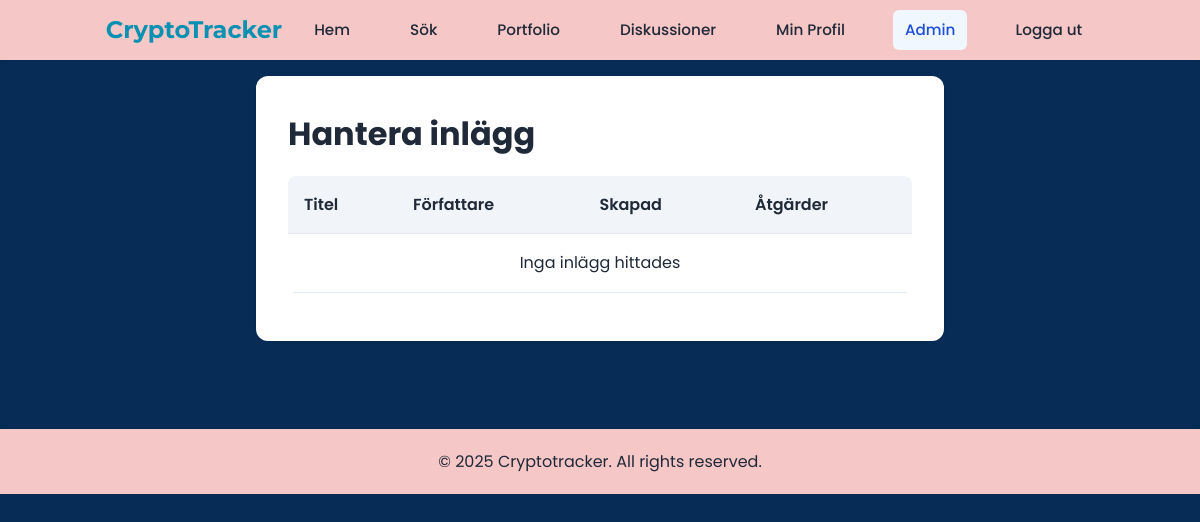
Before: /pages/admin/posts.php (signed in) with the older database file.
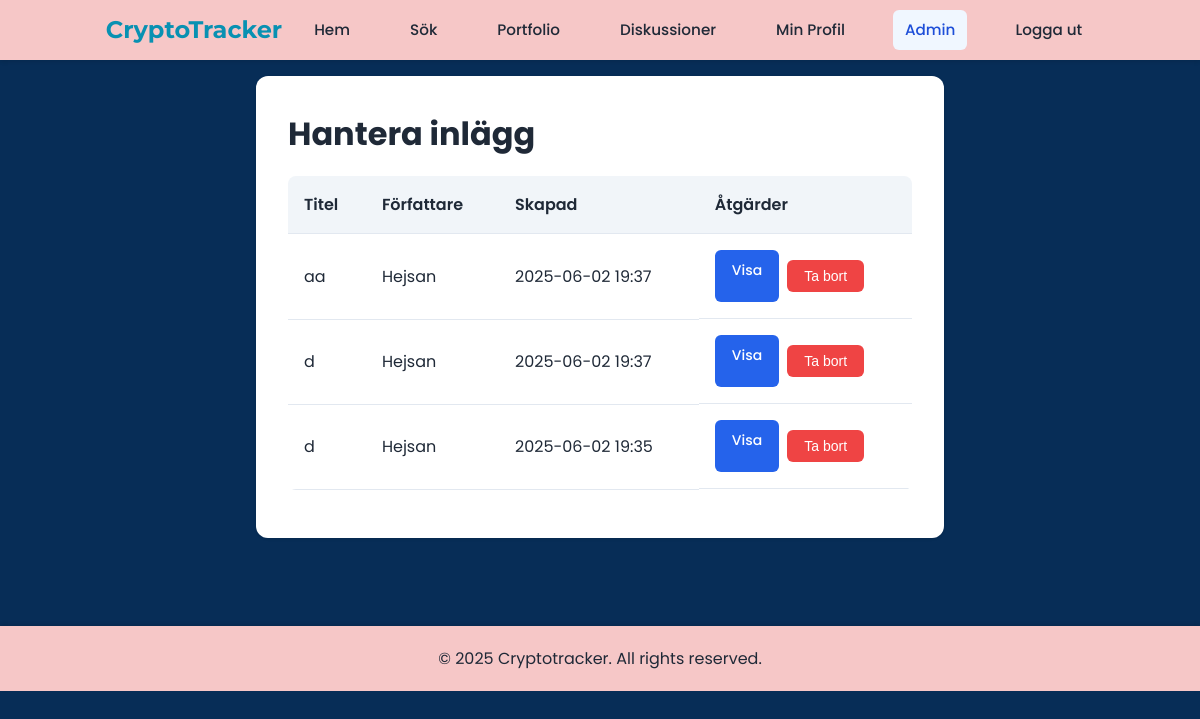
After: the same page with the newer database file.
### tables this page shows
CREATE TABLE posts (
    id INTEGER PRIMARY KEY AUTOINCREMENT,
    user_id INTEGER,
    crypto_symbol VARCHAR(10) NOT NULL,
    title VARCHAR(100) NOT NULL,
    content TEXT NOT NULL,
    image_url VARCHAR(255),
    created_at TIMESTAMP DEFAULT CURRENT_TIMESTAMP,
    FOREIGN KEY (user_id) REFERENCES users(id) ON DELETE CASCADE
);

CREATE TABLE users (
    id INTEGER PRIMARY KEY AUTOINCREMENT,
    username VARCHAR(50) UNIQUE NOT NULL,
    password VARCHAR(255) NOT NULL,
    email VARCHAR(100) UNIQUE NOT NULL,
    role VARCHAR(20) DEFAULT 'user',
    profile_image VARCHAR(255),
    created_at TIMESTAMP DEFAULT CURRENT_TIMESTAMP
, bio TEXT);

### pages/admin/posts.php (the view, shortened to what this page needs)
<?php
try {
    $db = new PDO('sqlite:' . __DIR__ . '/../../db/crypto_tracker.db');
    $stmt = $db->query("
        SELECT
            p.*,
            u.username
        FROM posts p
        JOIN users u ON p.user_id = u.id
        ORDER BY p.created_at DESC
    ");
    $posts = $stmt->fetchAll(PDO::FETCH_ASSOC);
} catch(PDOException $e) {
    $error_message = "Kunde inte hämta inlägg: " . $e->getMessage();
}
?>
<!DOCTYPE html>
<html lang="sv">
<head>
    <link rel="stylesheet" href="../../css/styles.css">
</head>
<body>
    <?php include '../../header.php'; ?>
    <div class="container">
        <div class="white-container">
            <h1>Hantera inlägg</h1>
            <div class="admin-table-container">
                <table class="admin-table">
                    <thead>
                        <tr>
                            <th>Titel</th>
                            <th>Författare</th>
                            <th>Skapad</th>
                            <th>Åtgärder</th>
                        </tr>
                    </thead>
                    <tbody>
                        <?php if (empty($posts)): ?>
                            <tr>
                                <td colspan="4" style="text-align: center;">Inga inlägg hittades</td>
                            </tr>
                        <?php else: ?>
                            <?php foreach ($posts as $post): ?>
                                <tr>
                                    <td><?= htmlspecialchars($post['title']) ?></td>
                                    <td><?= htmlspecialchars($post['username']) ?></td>
                                    <td><?= date('Y-m-d H:i', strtotime($post['created_at'])) ?></td>
                                    <td class="actions">
                                        <a href="../discussions.php?post_id=<?= $post['id'] ?>" class="view-btn small">Visa</a>
                                        <form method="POST" style="display: inline;" onsubmit="return confirm('Är du säker på att du vill ta bort detta inlägg?');">
                                            <button type="submit" name="delete_post" class="delete-btn small">Ta bort</button>
                                        </form>
                                    </td>
                                </tr>
                            <?php endforeach; ?>
                        <?php endif; ?>
                    </tbody>
                </table>
            </div>
        </div>
    </div>
    <?php include '../../php/footer.php'; ?>
</body>
</html>

Changed rows visible on the page:
added posts: title "aa", user.username "Hejsan", created_at "2025-06-02 19:37"
added posts: title "d", user.username "Hejsan", created_at "2025-06-02 19:37"
added posts: title "d", user.username "Hejsan", created_at "2025-06-02 19:35"
Other visible differences:
text no longer shown: "Inga inlägg hittades"
